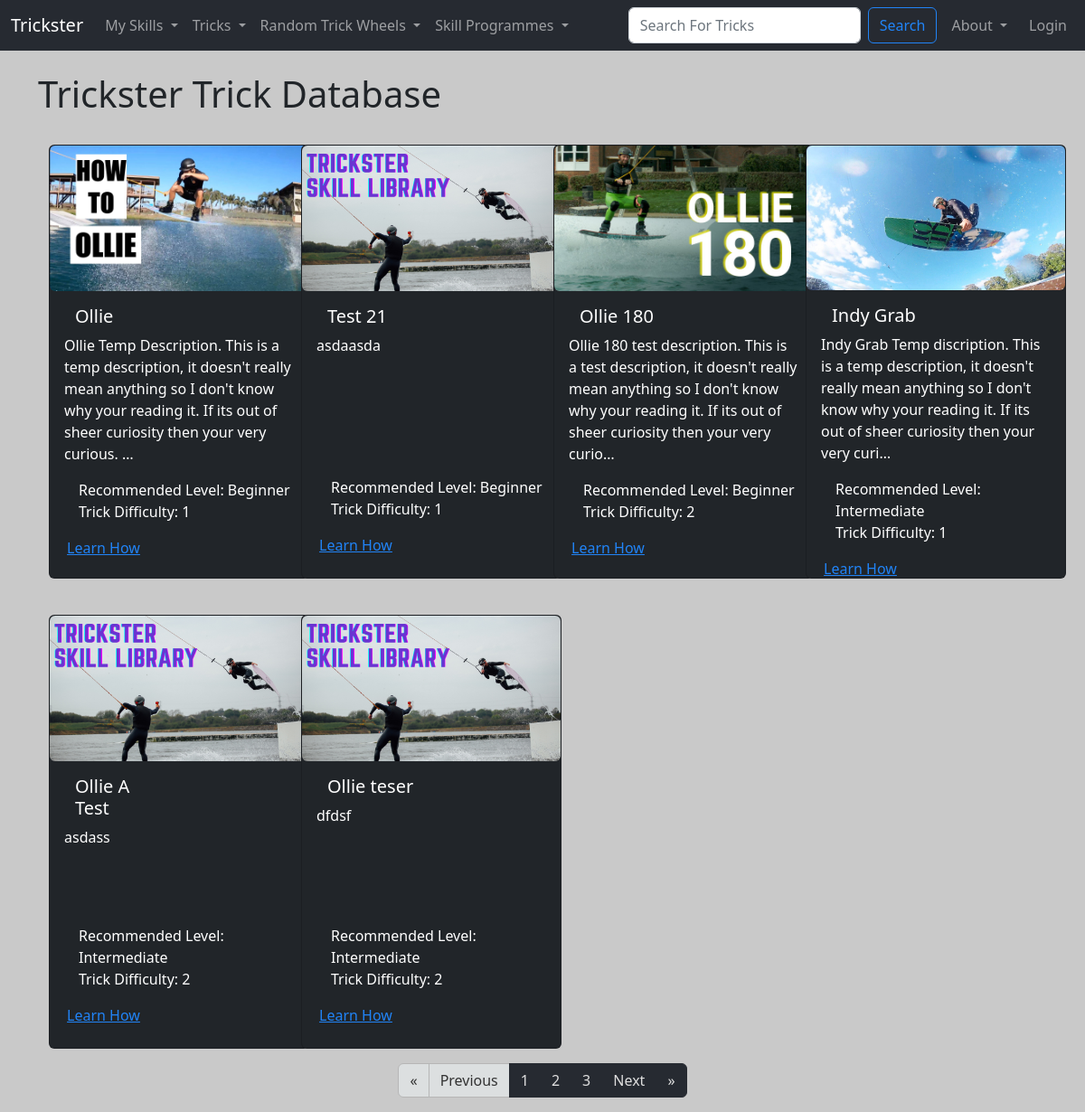
Before: /trick_list with the older database file.
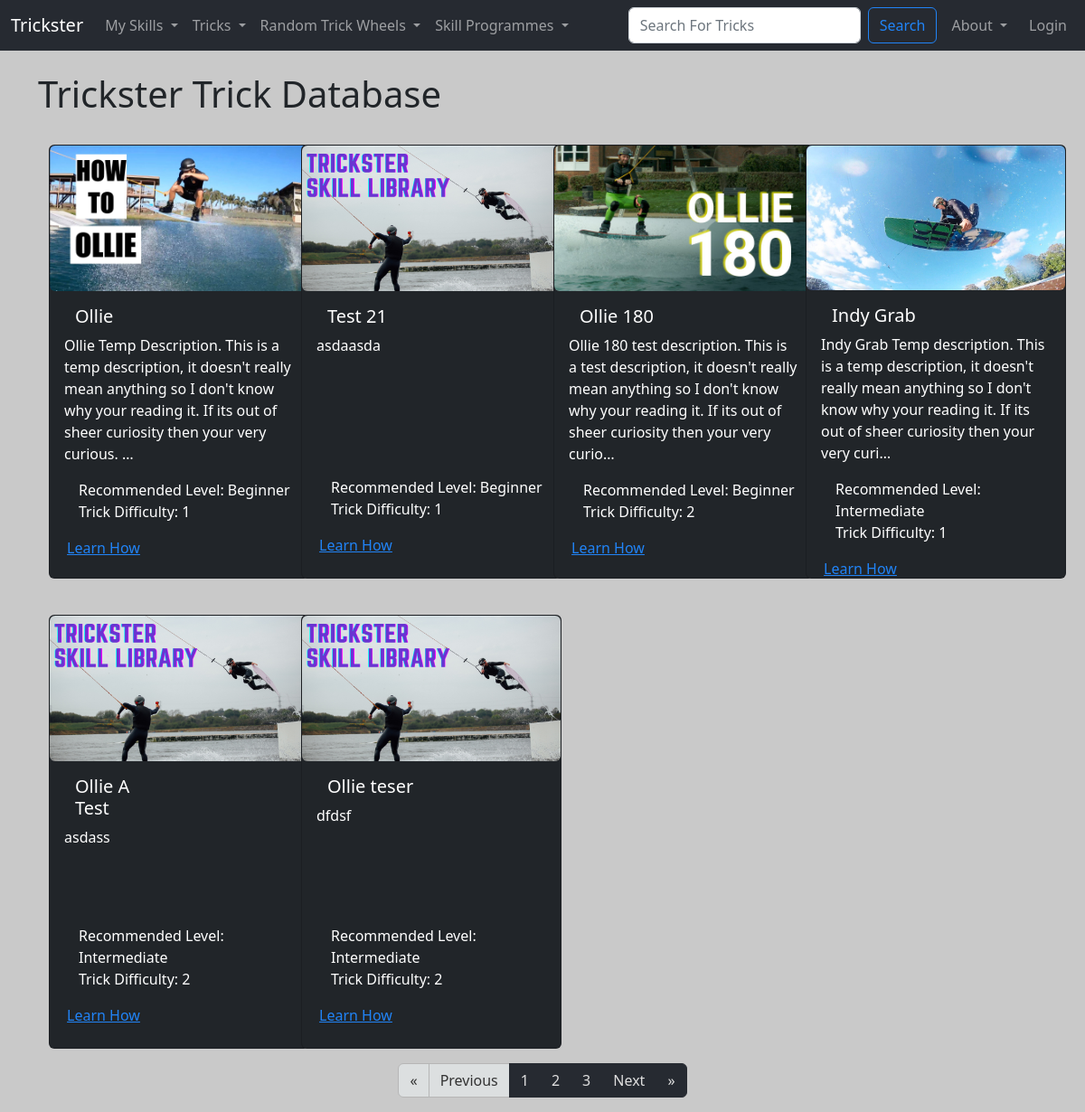
After: the same page with the newer database file.
### TricksterMain/models.py (models this page shows)
class Trick (models.Model):
    TrickID = models.AutoField(primary_key=True)
    TrickName = models.CharField(max_length=25)
    TrickDiscription = models.TextField(blank=True)
    TrickHowTo = models.TextField(blank=True)
    TrickRecLevel = models.ForeignKey(SkillLevel, blank=True, null=True, on_delete=models.CASCADE)
    TrickDifficulty = models.PositiveIntegerField(null=True, validators=[MinValueValidator(1), MaxValueValidator(10)])
    TrickImg = models.ImageField(null=True, blank=True, upload_to="images/")
    def __str__(self):
        return self.TrickName

class SkillLevel (models.Model):
    SkillLevelID = models.AutoField(primary_key=True)
    SkillLevelName = models.CharField(max_length=25)
    def __str__(self):
        return self.SkillLevelName

### TricksterMain/views.py (the view)
# urls.py: path('trick_list', views.trick_list, name="trick-list"),
def trick_list(request):
  all_tricks = Trick.objects.all().order_by('TrickRecLevel', 'TrickDifficulty', 'TrickName')
  p = Paginator(all_tricks, 6)
  page = request.GET.get('page')
  tricks = p.get_page(page)
  num_pages = "T" * tricks.paginator.num_pages
  return render(request, 'main/trick_list.html', {'tricks': tricks, "num_pages":num_pages})

### TricksterMain/templates/main/trick_list.html (shortened to what this page needs)
{% extends 'main/base.html' %}
{% load static %}
{% block content  %}
  <h1> Trickster Trick Database </h1>
  <br/>
  <div class="container-md">
    <div class="row row-cols-1 row-cols-sm-2 row-cols-md-3 row-cols-xl-4 g-4">
      {% for trick in tricks %}
        <div class="col-sm">
          {% if user.is_authenticated %}
            <div class="card text-bg-dark mb-3" style="width: 18rem; height: 33rem;">
          {% else %}
            <div class="card text-bg-dark mb-3" style="width: 18rem; height: 30rem;">
          {% endif %}
            {% if trick.TrickImg %}
              <img src="{{ trick.TrickImg.url }}" class="img-fluid rounded" alt="trick cover image">
            {% else %}
              <img src="{% static 'trickster/images/TrickListDefault.png' %}" class="img-fluid rounded" alt="default trick cover image">
            {% endif %}
            <div class="card-body">
              <h5 class="card-title">
                <div class="container">
                  <div class="row">
                    <div class="col-6">
                      {{ trick }}
                    </div>
                    <div class="col-6">
                    </div>
                  </div>
                </div>
              </h5>
              <p class="card-text">{{ trick.TrickDiscription|truncatechars:180 }}</p>
            </div>
            <ul class="list-group-dark list-group-flush">
              <li class="list-group-item">Recommended Level: {{ trick.TrickRecLevel }}</li>
              <li class="list-group-item">Trick Difficulty: {{ trick.TrickDifficulty }}</li>
            </ul>
            <div class="card-body-dark text-center gap-3" style="height: 3rem">
              <div class="container">
                <div class="row">
                  <div class="col-6">
                    <a href="{% url 'show-trick' trick.TrickID %}" class="card-link me-md-4">Learn How</a>
                  </div>
                  <div class="col-6">
                  </div>
                </div>
              </div>
            </div>
          </div>
        </div>
      {% endfor %}
    </div>
  </div>
  <nav aria-label="Paginator">
    <ul class="pagination pagination-dark justify-content-center">
      {% if tricks.has_previous %}
      <li class="page-item">
        <a class="page-link" href="?page=1" aria-label="First">
          <span aria-hidden="true">&laquo;</span>
        </a>
      </li>
      <li class="page-item"><a class="page-link" href="?page={{ tricks.previous_page_number }}">Previous</a></li>
      {% else %}
      <li class="page-item disabled">
        <a class="page-link" href="" aria-label="First">
          <span aria-hidden="true">&laquo;</span>
        </a>
      </li>
      <li class="page-item disabled"><a class="page-link" href="">Previous</a></li>
      {% endif %}
      {% for i in num_pages %}
      <li class="page-item"><a class="page-link" href="?page={{ forloop.counter }}">{{ forloop.counter }}</a></li>
      {% endfor %}
      {% if tricks.has_next %}
      <li class="page-item"><a class="page-link" href="?page={{ tricks.next_page_number }}">Next</a></li>
      <li class="page-item">
        <a class="page-link" href="?page={{ tricks.paginator.num_pages }}" aria-label="Last">
          <span aria-hidden="true">&raquo;</span>
        </a>
      </li>
      {% endif %}
    </ul>
  </nav>
{% endblock %}

### TricksterMain/templates/main/base.html (shortened to what this page needs)
{% load static %}
<!doctype html>
<html lang="en">
  <head>
    <link href="../../../static/trickster/css/trickster.min.css" rel="stylesheet">
  </head>
  <body>
    {% include 'components/navbar.html'%}
    <br/>
    <div class="container">
      {% block content %}
      {% endblock %}
    </div>
  </body>
</html>

### TricksterMain/templates/components/navbar.html (shortened to what this page needs)
{% load static %}
<nav class="navbar navbar-expand-lg navbar-dark bg-tricksterdark">
  <div class="container-fluid">
    <a class="navbar-brand" href="{%url 'home'%}">Trickster</a>
    <div class="collapse navbar-collapse" id="navbarSupportedContent">
      <ul class="navbar-nav me-auto mb-2 mb-lg-0">
        <li class="nav-item dropdown">
          <a class="nav-link dropdown-toggle" href="#" id="mySkillsDropdown" role="button" data-bs-toggle="dropdown" aria-expanded="false">
            My Skills
          </a>
        </li>
        <li class="nav-item dropdown">
          <a class="nav-link dropdown-toggle" href="#" id="tricksDropdown" role="button" data-bs-toggle="dropdown" aria-expanded="false">
            Tricks
          </a>
        </li>
        <li class="nav-item dropdown">
          <a class="nav-link dropdown-toggle" href="#" id="randomDropdown" role="button" data-bs-toggle="dropdown" aria-expanded="false">
            Random Trick Wheels
          </a>
        </li>
        <li class="nav-item dropdown">
          <a class="nav-link dropdown-toggle" href="#" id="tricksDropdown" role="button" data-bs-toggle="dropdown" aria-expanded="false">
            Skill Programmes
          </a>
        </li>
      </ul>
      <div class="navbar-nav ml-auto gap-2">
        <form class="d-flex" method="POST" action="{% url 'search-trick' %}">
          <input class="form-control me-2 input-sm" type="search" placeholder="Search For Tricks" aria-label="Search" name="trick_searched">
          <button class="btn btn-outline-primary" type="submit">Search</button>
        </form>
        <li class="nav-item dropdown">
          <a class="nav-link dropdown-toggle" href="#" id="tricksDropdown" role="button" data-bs-toggle="dropdown" aria-expanded="false">
            About
          </a>
        </li>
        {% if user.is_authenticated %}
        <li class="nav-item dropdown">
          <a class="nav-link dropdown-toggle" href="#" id="navbarScrollingDropdown" role="button" data-bs-toggle="dropdown" aria-expanded="false">
            {% if request.user.user_profile.ProfilePhoto %}
              <img
              class="rounded-circle"
              height="30"
              src="{{ request.user.user_profile.ProfilePhoto.url }}"
              alt="User Profile Image"
              />
            {% else %}
              <img
              class="rounded-circle"
              height="30"
              src="{% static 'trickster/images/ProfileImgDefault.png' %}"
              alt="Default User Profile Image"
              />
            {% endif %}
          </a>
          <ul class="dropdown-menu dropdown-menu-end dropdown-menu-dark" aria-labelledby="navbarScrollingDropdown">
            <li><a class="dropdown-item" href="{%url 'profile' request.user.UserID %}">My profile</a></li>
            <li><a class="dropdown-item" href="{%url 'update-profile' request.user.UserID %}">Profile Settings</a></li>
            {% if request.user.is_superuser %}
              <li><hr class="dropdown-divider"></li>
              <li><a class="dropdown-item" href="{%url 'add-trick'%}">Add Trick</a></li>
              <li>
                <a class="dropdown-item" href="{%url 'admin-db'%}">Admin Panel</a>
              </li>
            {% endif %}
            <li><hr class="dropdown-divider"></li>
            <li><a class="dropdown-item" href="{%url 'logout'%}">Logout</a></li>
          </ul>
        </li>
        {% else %}
          <li class="nav-item">
            <a class="nav-link" href="{%url 'login'%}">Login</a>
          </li>
        {% endif %}
      </div>
    </div>
  </div>
</nav>

### TricksterMain/templates/main/base.html (style rules this page uses)
body { background: #c9c9c9 }

Changed rows visible on the page:
changed Trick "Indy Grab": TrickDiscription "Indy Grab Temp discription. This is a temp…" → "Indy Grab Temp description. This is a temp…"
